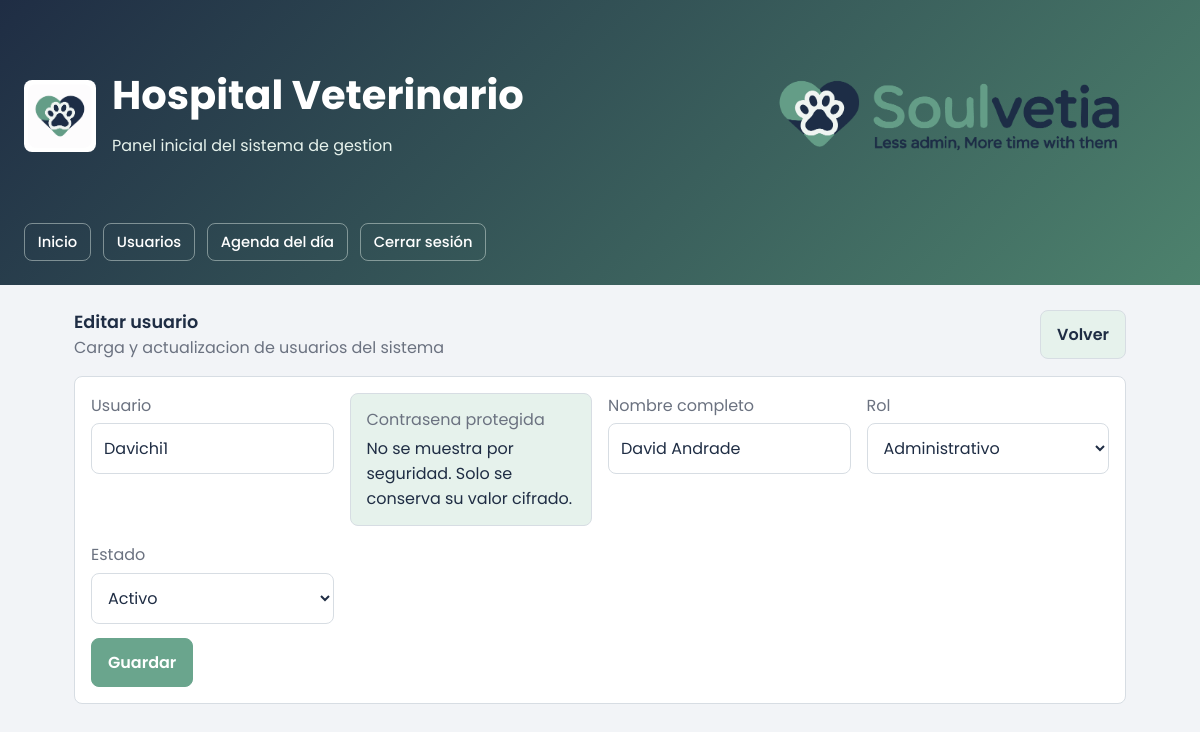
The page /usuarios/editar/7 (signed in) on the database as committed earlier.
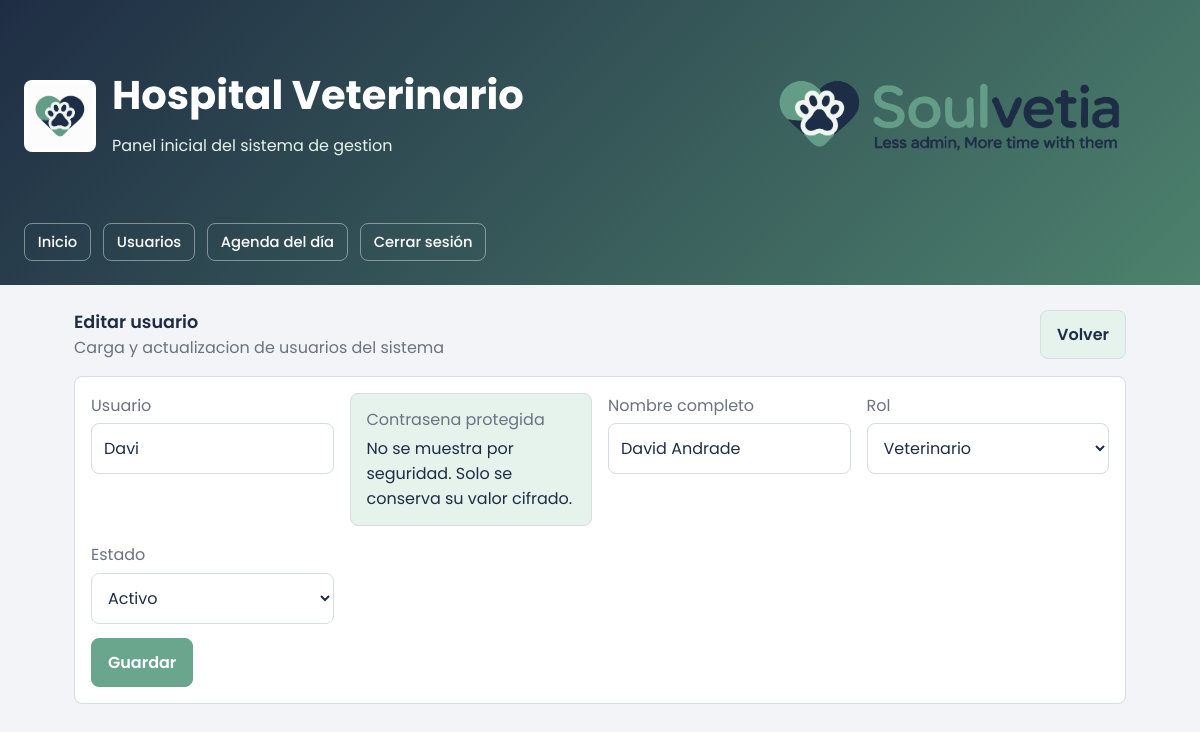
The same page on the database as committed later.
### tables this page shows
CREATE TABLE users (
                    id INTEGER PRIMARY KEY AUTOINCREMENT,
                    username TEXT NOT NULL UNIQUE,
                    full_name TEXT NOT NULL,
                    role TEXT NOT NULL,
                    status TEXT NOT NULL DEFAULT 'Activo',
                    last_access TEXT NOT NULL
                , password_hash TEXT NOT NULL DEFAULT '', email TEXT NOT NULL DEFAULT '');

### app/controllers/users_controller.py (the view)
@users_bp.route("/editar/<int:user_id>")
def edit(user_id: int):
    user = service.user_repository.get_by_id(user_id)
    if user is None:
        flash("El usuario solicitado no existe.", "error")
        return redirect(url_for("users.index"))
    return render_template("user_form.html", title="Editar usuario", user=user)

### app/services/user_repository.py (called while the page is built)
    def _connect(self) -> sqlite3.Connection:
        conn = sqlite3.connect(self.db_path)
        conn.row_factory = sqlite3.Row
        return conn

    def get_by_id(self, user_id: int) -> User | None:
        with self._connect() as conn:
            row = conn.execute("SELECT * FROM users WHERE id = ?", (user_id,)).fetchone()
        return self._row_to_user(row) if row else None

    def _row_to_user(self, row: sqlite3.Row | dict) -> User:
        return User(
            id=row["id"],
            username=row["username"],
            full_name=row["full_name"],
            role=row["role"],
            status=row["status"],
            last_access=datetime.fromisoformat(row["last_access"]),
            email=row["email"] if "email" in row.keys() else "",
        )

### app/templates/user_form.html (shortened to what this page needs)
{% extends "base.html" %}
{% block content %}
<div style="display:flex; justify-content:space-between; align-items:center; gap:1rem; flex-wrap:wrap;">
  <div>
    <div class="section-title" style="margin:0;">{{ title }}</div>
    <div class="muted">Carga y actualizacion de usuarios del sistema</div>
  </div>
  <a href="{{ url_for('users.index') }}" class="button secondary">Volver</a>
</div>
<div class="card" style="margin-top:1rem;">
  <form method="post" action="{{ url_for('users.save') }}" style="display:grid; gap:0.9rem;">
    <div class="grid">
      <label>
        <div class="muted" style="margin-bottom:0.35rem;">Usuario</div>
        <input name="username" required value="{{ user.username if user else '' }}">
      </label>
      {% if not user %}
      <label>
        <div class="muted" style="margin-bottom:0.35rem;">Contrasena</div>
        <input type="password" name="password" required>
      </label>
      {% else %}
      <div class="card" style="padding:0.85rem 1rem; background:var(--surface-tint);">
        <div class="muted">Contrasena protegida</div>
        <div style="margin-top:0.25rem;">No se muestra por seguridad. Solo se conserva su valor cifrado.</div>
      </div>
      {% endif %}
      <label>
        <div class="muted" style="margin-bottom:0.35rem;">Nombre completo</div>
        <input name="full_name" required value="{{ user.full_name if user else '' }}">
      </label>
      <label>
        <div class="muted" style="margin-bottom:0.35rem;">Rol</div>
        <select name="role" required>
          {% set roles = ['Administrador', 'Recepcionista', 'Veterinario', 'Administrativo'] %}
          {% for role in roles %}
            <option value="{{ role }}" {% if user and user.role == role %}selected{% endif %}>{{ role }}</option>
          {% endfor %}
        </select>
      </label>
      <label>
        <div class="muted" style="margin-bottom:0.35rem;">Estado</div>
        <select name="status" required>
          <option value="Activo" {% if user and user.status == 'Activo' %}selected{% endif %}>Activo</option>
        </select>
      </label>
    </div>
    <div style="display:flex; gap:0.75rem; flex-wrap:wrap;">
      <button type="submit" class="button">Guardar</button>
    </div>
  </form>
</div>
{% endblock %}

Rows that differ between the two databases and show on the page:
changed users "David Andrade": username "Davichi1" → "Davi"; role "Administrativo" → "Veterinario"
